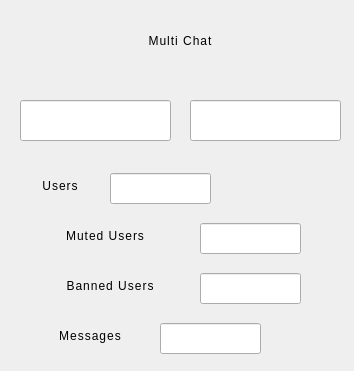
<?xml version="1.0" encoding="UTF-8"?>
<ui version="4.0">
 <class>InfoServerDialog</class>
 <widget class="QDialog" name="InfoServerDialog">
  <property name="geometry">
   <rect>
    <x>0</x>
    <y>0</y>
    <width>354</width>
    <height>371</height>
   </rect>
  </property>
  <property name="windowTitle">
   <string>Multi Chat</string>
  </property>
  <property name="styleSheet">
   <string notr="true">QDialog {
	background-color: '#0d3d4c';
}</string>
  </property>
  <widget class="QLabel" name="titleLabel">
   <property name="geometry">
    <rect>
     <x>70</x>
     <y>20</y>
     <width>221</width>
     <height>41</height>
    </rect>
   </property>
   <property name="styleSheet">
    <string notr="true">QLabel {
	font: 700 30pt &quot;Yu Gothic UI&quot;;
	letter-spacing: 1px;
	color: '#e3e3e3';
}</string>
   </property>
   <property name="text">
    <string>Multi Chat</string>
   </property>
   <property name="alignment">
    <set>Qt::AlignCenter</set>
   </property>
  </widget>
  <widget class="QLabel" name="lineLabel">
   <property name="geometry">
    <rect>
     <x>80</x>
     <y>70</y>
     <width>201</width>
     <height>4</height>
    </rect>
   </property>
   <property name="styleSheet">
    <string notr="true">QLabel {
	background-color: '#101014';
	border-radius: 2px;
}</string>
   </property>
   <property name="text">
    <string/>
   </property>
  </widget>
  <widget class="QLineEdit" name="ipTextBox">
   <property name="geometry">
    <rect>
     <x>20</x>
     <y>100</y>
     <width>151</width>
     <height>41</height>
    </rect>
   </property>
   <property name="styleSheet">
    <string notr="true">QLineEdit {
	border: 4px solid '#101014';
	font: 700 12pt &quot;Yu Gothic UI&quot;;
	letter-spacing: 2px;
	color: '#e3e3e3';
	background-color: '#0d3d4c';
	padding-left: 13px;
}

QLineEdit::hover {
	background-color: '#0c2f3a';
}</string>
   </property>
   <property name="alignment">
    <set>Qt::AlignCenter</set>
   </property>
   <property name="readOnly">
    <bool>true</bool>
   </property>
   <property name="placeholderText">
    <string/>
   </property>
  </widget>
  <widget class="QLineEdit" name="portTextBox">
   <property name="geometry">
    <rect>
     <x>190</x>
     <y>100</y>
     <width>151</width>
     <height>41</height>
    </rect>
   </property>
   <property name="styleSheet">
    <string notr="true">QLineEdit {
	border: 4px solid '#101014';
	font: 700 11pt &quot;Yu Gothic UI&quot;;
	letter-spacing: 2px;
	color: '#e3e3e3';
	background-color: '#0d3d4c';
	padding-left: 13px;
}

QLineEdit::hover {
	background-color: '#0c2f3a';
}</string>
   </property>
   <property name="alignment">
    <set>Qt::AlignCenter</set>
   </property>
   <property name="readOnly">
    <bool>true</bool>
   </property>
   <property name="placeholderText">
    <string/>
   </property>
  </widget>
  <widget class="QLabel" name="titleLabel_2">
   <property name="geometry">
    <rect>
     <x>20</x>
     <y>170</y>
     <width>81</width>
     <height>31</height>
    </rect>
   </property>
   <property name="styleSheet">
    <string notr="true">QLabel {
	font: 700 18pt &quot;Yu Gothic UI&quot;;
	letter-spacing: 1px;
	color: '#e3e3e3';
}</string>
   </property>
   <property name="text">
    <string>Users</string>
   </property>
   <property name="alignment">
    <set>Qt::AlignCenter</set>
   </property>
  </widget>
  <widget class="QLabel" name="titleLabel_3">
   <property name="geometry">
    <rect>
     <x>30</x>
     <y>220</y>
     <width>151</width>
     <height>31</height>
    </rect>
   </property>
   <property name="styleSheet">
    <string notr="true">QLabel {
	font: 700 18pt &quot;Yu Gothic UI&quot;;
	letter-spacing: 1px;
	color: '#e3e3e3';
}</string>
   </property>
   <property name="text">
    <string>Muted Users</string>
   </property>
   <property name="alignment">
    <set>Qt::AlignCenter</set>
   </property>
  </widget>
  <widget class="QLabel" name="titleLabel_4">
   <property name="geometry">
    <rect>
     <x>30</x>
     <y>270</y>
     <width>161</width>
     <height>31</height>
    </rect>
   </property>
   <property name="styleSheet">
    <string notr="true">QLabel {
	font: 700 18pt &quot;Yu Gothic UI&quot;;
	letter-spacing: 1px;
	color: '#e3e3e3';
}</string>
   </property>
   <property name="text">
    <string>Banned Users</string>
   </property>
   <property name="alignment">
    <set>Qt::AlignCenter</set>
   </property>
  </widget>
  <widget class="QLabel" name="titleLabel_5">
   <property name="geometry">
    <rect>
     <x>30</x>
     <y>320</y>
     <width>121</width>
     <height>31</height>
    </rect>
   </property>
   <property name="styleSheet">
    <string notr="true">QLabel {
	font: 700 18pt &quot;Yu Gothic UI&quot;;
	letter-spacing: 1px;
	color: '#e3e3e3';
}</string>
   </property>
   <property name="text">
    <string>Messages</string>
   </property>
   <property name="alignment">
    <set>Qt::AlignCenter</set>
   </property>
  </widget>
  <widget class="QLineEdit" name="usersCountBox">
   <property name="geometry">
    <rect>
     <x>110</x>
     <y>173</y>
     <width>101</width>
     <height>31</height>
    </rect>
   </property>
   <property name="styleSheet">
    <string notr="true">QLineEdit {
	border: 4px solid '#101014';
	font: 700 10pt &quot;Yu Gothic UI&quot;;
	letter-spacing: 2px;
	color: '#e3e3e3';
	background-color: '#0d3d4c';
	padding-left: 13px;
}

QLineEdit::hover {
	background-color: '#0c2f3a';
}</string>
   </property>
   <property name="alignment">
    <set>Qt::AlignCenter</set>
   </property>
   <property name="readOnly">
    <bool>true</bool>
   </property>
   <property name="placeholderText">
    <string/>
   </property>
  </widget>
  <widget class="QLineEdit" name="mutedUsersBox">
   <property name="geometry">
    <rect>
     <x>200</x>
     <y>223</y>
     <width>101</width>
     <height>31</height>
    </rect>
   </property>
   <property name="styleSheet">
    <string notr="true">QLineEdit {
	border: 4px solid '#101014';
	font: 700 10pt &quot;Yu Gothic UI&quot;;
	letter-spacing: 2px;
	color: '#e3e3e3';
	background-color: '#0d3d4c';
	padding-left: 13px;
}

QLineEdit::hover {
	background-color: '#0c2f3a';
}</string>
   </property>
   <property name="alignment">
    <set>Qt::AlignCenter</set>
   </property>
   <property name="readOnly">
    <bool>true</bool>
   </property>
   <property name="placeholderText">
    <string/>
   </property>
  </widget>
  <widget class="QLineEdit" name="bannedUsersBox">
   <property name="geometry">
    <rect>
     <x>200</x>
     <y>273</y>
     <width>101</width>
     <height>31</height>
    </rect>
   </property>
   <property name="styleSheet">
    <string notr="true">QLineEdit {
	border: 4px solid '#101014';
	font: 700 10pt &quot;Yu Gothic UI&quot;;
	letter-spacing: 2px;
	color: '#e3e3e3';
	background-color: '#0d3d4c';
	padding-left: 13px;
}

QLineEdit::hover {
	background-color: '#0c2f3a';
}</string>
   </property>
   <property name="alignment">
    <set>Qt::AlignCenter</set>
   </property>
   <property name="readOnly">
    <bool>true</bool>
   </property>
   <property name="placeholderText">
    <string/>
   </property>
  </widget>
  <widget class="QLineEdit" name="messagesBox">
   <property name="geometry">
    <rect>
     <x>160</x>
     <y>323</y>
     <width>101</width>
     <height>31</height>
    </rect>
   </property>
   <property name="styleSheet">
    <string notr="true">QLineEdit {
	border: 4px solid '#101014';
	font: 700 10pt &quot;Yu Gothic UI&quot;;
	letter-spacing: 2px;
	color: '#e3e3e3';
	background-color: '#0d3d4c';
	padding-left: 13px;
}

QLineEdit::hover {
	background-color: '#0c2f3a';
}</string>
   </property>
   <property name="alignment">
    <set>Qt::AlignCenter</set>
   </property>
   <property name="readOnly">
    <bool>true</bool>
   </property>
   <property name="placeholderText">
    <string/>
   </property>
  </widget>
 </widget>
 <resources/>
 <connections/>
</ui>
